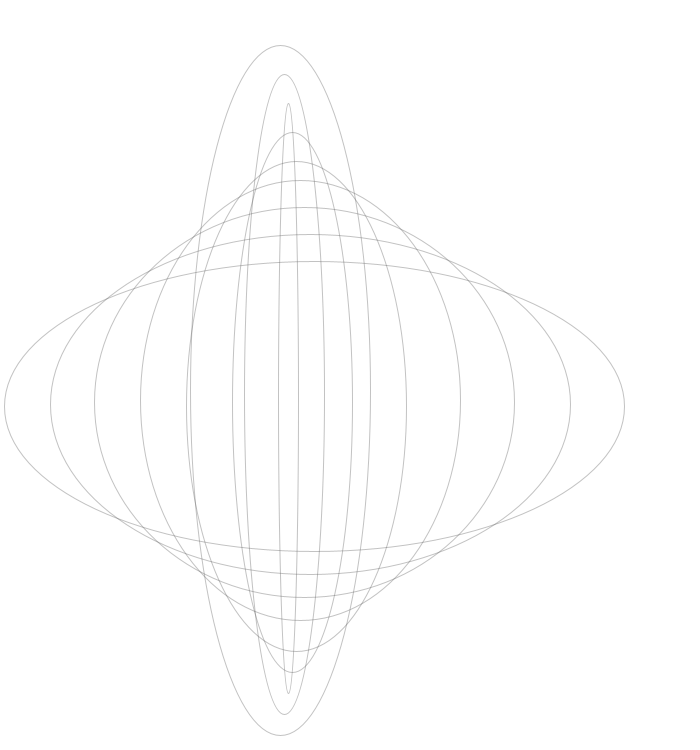
Frame 1 (no input)
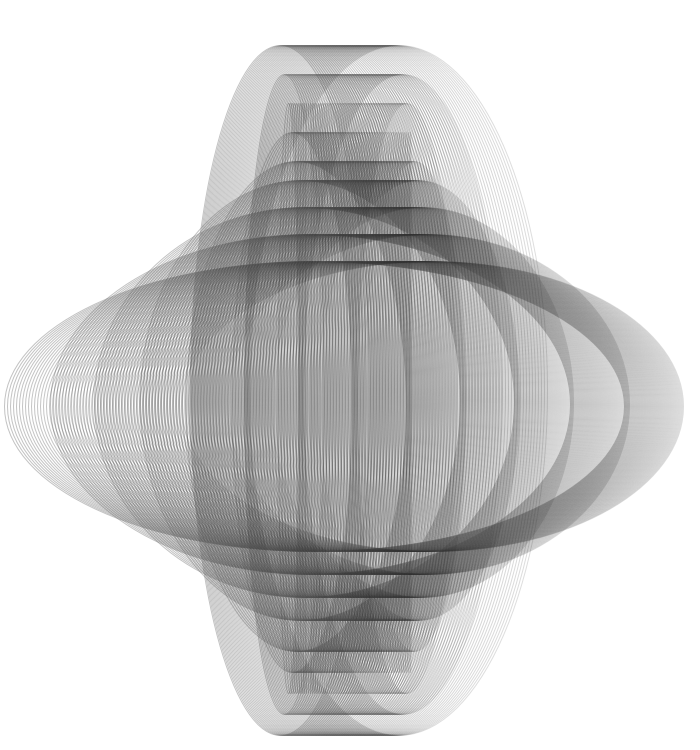
Frame 60 (the mouse pressed at the canvas centre just before this capture)
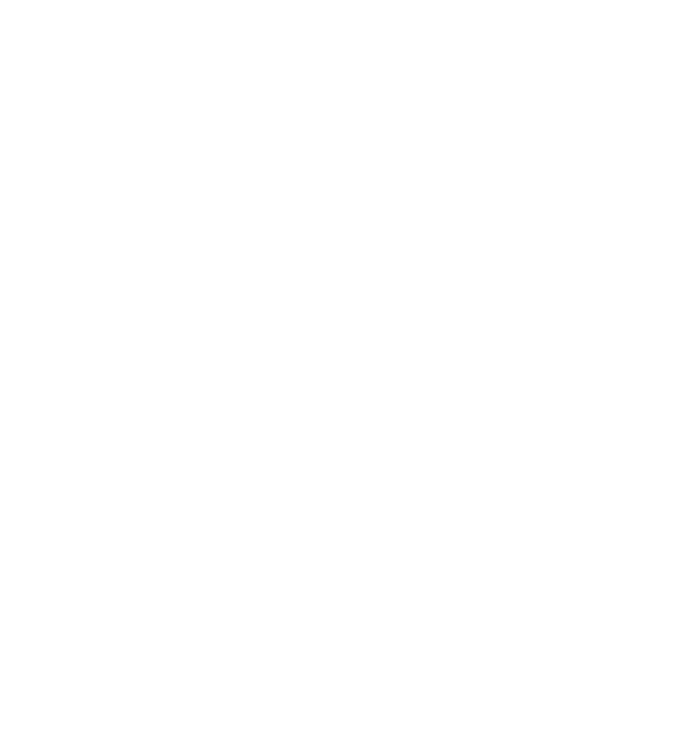
Frame 120 (the mouse held since frame 60 and released just before this capture)

The Processing sketch that drew these frames (run headless with seeded random() and noise(); from frame 60 on, the mouse is pressed at the canvas centre):

// Processing sketch: processing_24348
// ── processing_24348.pde

float x = 280;
float y = 390;
float len = 50;
float spacing = 2;
float opa = 100;
float opaChange = 1;


void setup(){
  background(255);
  size(700,750);
  smooth();
  frameRate(30);

}

void draw(){
  
 
  noFill();
  stroke(opa,opa,opa,opa);
  ellipseMode(CENTER);
  ellipse(x,y,x-len*2,y+len*6);
  ellipse(x+spacing*2,y+spacing*2,x-len*4,y+len*5);
  ellipse(x+spacing*4,y+spacing*4,x-len*6,y+len*4);
  ellipse(x+spacing*6,y+spacing*6,x-len*8,y+len*3);
  ellipse(x+spacing*8,y+spacing*8,x-len*10,y+len*2);
  ellipse(x+spacing*10,y+spacing*5,x-len*12,y+len*1);
  ellipse(x+spacing*12,y+spacing*6,x-len*14,y+len*0);
  ellipse(x+spacing*15,y+spacing*7,x-len*16,y+len*-1);
  ellipse(x+spacing*17,y+spacing*8,x-len*18,y+len*-2);
  x = x + spacing;
  opa = opa - opaChange;
  
 if((opa > 255) || (opa < 0))
 opaChange *= -1;
 
 if((x > width) || (x < 0))
 spacing *= -1;
 
 if((y > height) || (y < 0))
 spacing *= -1;
 
 if(mousePressed){
   background(255);
}
}
